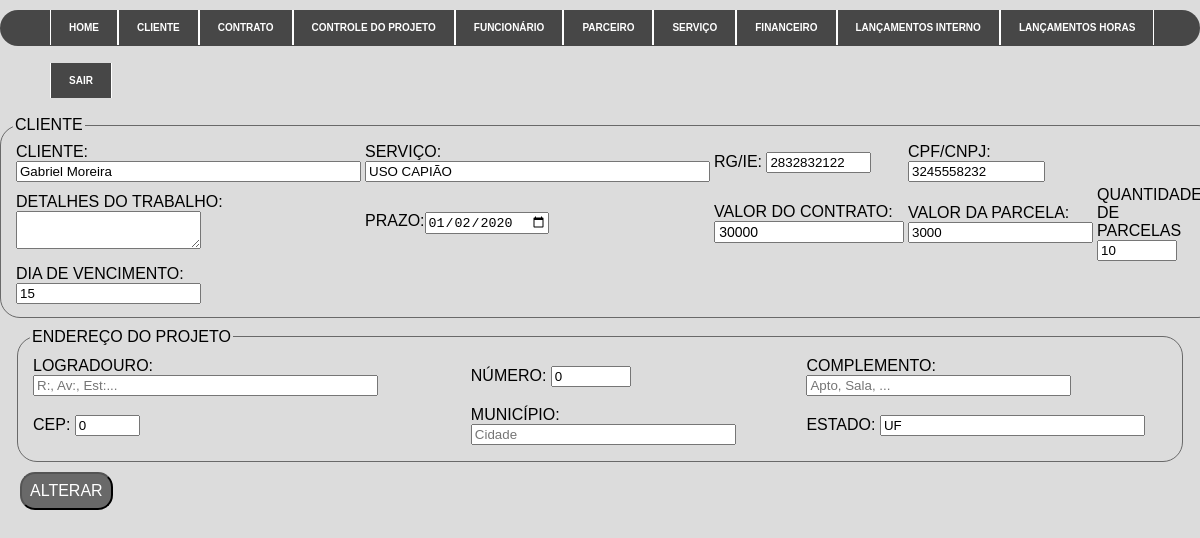
/edita_contrato.php?acao=edit&func=13 (signed in), run on the app's committed database.
### tables this page shows
CREATE TABLE IF NOT EXISTS `contrato` (
  `ID` int(11) NOT NULL AUTO_INCREMENT,
  `ID_Cliente` int(11) DEFAULT NULL,
  `ID_Servico` int(11) DEFAULT NULL,
  `Detalhes` varchar(500) DEFAULT NULL,
  `PRAZO` date DEFAULT NULL,
  `Valor` decimal(10,0) DEFAULT NULL,
  `qnt_parcela` decimal(10,0) DEFAULT NULL,
  `VENCIMENTO` varchar(2) DEFAULT NULL,
  PRIMARY KEY (`ID`),
  KEY `fk_cli` (`ID_Cliente`),
  KEY `fk_servi` (`ID_Servico`)
);

CREATE TABLE IF NOT EXISTS `cliente` (
  `id` int(11) NOT NULL AUTO_INCREMENT,
  `pessoa` varchar(8) DEFAULT NULL,
  `nome` varchar(50) DEFAULT NULL,
  `cpf` varchar(14) DEFAULT NULL,
  `rg` varchar(15) DEFAULT NULL,
  `razao` varchar(50) DEFAULT NULL,
  `representante` varchar(50) DEFAULT NULL,
  `sexo` varchar(1) DEFAULT NULL,
  `observacao` varchar(500) DEFAULT NULL,
  `id_parc` int(11) DEFAULT NULL,
  PRIMARY KEY (`id`),
  KEY `fk_parc` (`id_parc`)
);

CREATE TABLE IF NOT EXISTS `servico` (
  `id` int(11) NOT NULL AUTO_INCREMENT,
  `servico` varchar(30) DEFAULT NULL,
  PRIMARY KEY (`id`)
);

CREATE TABLE IF NOT EXISTS `endereco` (
  `id` int(11) NOT NULL AUTO_INCREMENT,
  `tipo` varchar(20) DEFAULT NULL,
  `cep` int(11) DEFAULT NULL,
  `logradouro` varchar(50) DEFAULT NULL,
  `Numero` int(11) DEFAULT NULL,
  `Complemento` varchar(50) DEFAULT NULL,
  `municipio` varchar(33) DEFAULT NULL,
  `estado` varchar(2) DEFAULT NULL,
  `id_cli` int(11) DEFAULT NULL,
  `id_cont` int(11) DEFAULT NULL,
  PRIMARY KEY (`id`),
  KEY `id_cli` (`id_cli`),
  KEY `FK_END_CONTRA` (`id_cont`)
);

### classes/contrato.class.php (called while the page is built, shortened)
<?php
require_once 'Conexao.class.php';
require_once 'funcoes.class.php';
class Contrato{
    public function __construct(){
        $this->con = new conexao();
    }
    public function querySeleciona($dado){
        try{
            $this->id = $dado;
            $cst = $this->con->conect()->prepare("SELECT cliente.id as id_cli, cliente.nome as nome_cli, servico.servico as nome_servico, cliente.rg as rg_cli, cliente.cpf AS cpf_cli, contrato.Detalhes as detalhes_contrato, contrato.PRAZO as prazo, contrato.Valor as valor, contrato.qnt_parcela as parcelas, contrato.VENCIMENTO as dia_vencimento,contrato.id as id_contrato FROM contrato INNER JOIN cliente ON cliente.id = contrato.ID_Cliente INNER JOIN servico ON servico.id = contrato.ID_Servico WHERE contrato.id = :id;");
            $cst->bindParam(":id", $this->id, PDO::PARAM_INT);
            $cst->execute();
            return $cst->fetch();
        } catch (PDOException $ex) {
            return 'error '.$ex->getMessage();
        }
    }
    public function querySelectendereco($dados,$dados2){
        try{
            $this->id = $dados;
            $this->id_cont = $dados2;
            $cst = $this->con->conect()->prepare("SELECT * FROM `endereco` WHERE id_cli = :id AND id_cont = :id_cont");
            $cst -> bindParam(":id", $this->id, PDO::PARAM_INT);
            $cst -> bindParam(":id_cont", $this->id_cont, PDO::PARAM_INT);
            $cst->execute();
            return $cst->fetch();
        }catch(PDOException $ex){
        }
    }
}
?>

### classes/Conexao.class.php (called while the page is built)
<?php
class conexao{
    private $usuario;
    private $senha;
    private $banco;
    private $servidor;
    private static $pdo;
    public function __construct(){
        $this->servidor = "localhost";
        $this->banco = "teste2";
        $this->usuario =  "root";
        $this->senha = "";
    }
    public function conect(){
        try{
            if(is_null(self::$pdo)){
                self::$pdo = new PDO("mysql:host=".$this->servidor.";dbname=".$this->banco, $this->usuario, $this->senha);
            }
            return self::$pdo;
        } catch (PDOException $ex) {
			echo $ex->getMessage();
        }
    }
}
?>

### classes/funcoes.class.php (called while the page is built, shortened)
<?php
class funcoes{
    public function tratarCaracter($vlr, $tipo){
        switch($tipo){
            case 1: $rst = utf8_decode($vlr); break;
            case 2: $rst = htmlentities($vlr, ENT_QUOTES, "ISO-8859-1"); break;
        }
        return $rst;
    }
}
?>

### edita_contrato.php (the view, shortened to what this page needs)
<!DOCTYPE html>
<html lang="pt-br">
<?php
    require_once 'classes/funcoes.class.php';
    require_once 'classes/contrato.class.php';
    $objFc = new Funcoes();
    $objfn = new Contrato();
    if(isset($_GET['acao'])){
        switch($_GET['acao']){
            case 'edit': $func = $objfn->querySeleciona($_GET['func']);
                        $id_cli = $func['id_cli'];
                        $edn = $objfn->querySelectendereco($id_cli,$_GET['func']);
                break;
        }
    }
?>
<head>
    <link rel="stylesheet" type="text/css" href="style/style3.css">
</head>
<?php include_once ("header.php"); ?>
<body>
        <fieldset id="dadosfin">
            <legend>Cliente</legend>
            <form method = "POST">
                <table style="HEIGHT:100%; WIDTH:100%;">
                    <tr align="left " bottom="middle ">
                        <td>Cliente:
                        <input type="text"  name="nome" value="<?=$objFc->tratarCaracter((isset($func['nome_cli']))?($func['nome_cli']):(''), 2)?>" id="Nome" size="40" maxlength="40" placeholder="Nome Completo" />
                        </td>
                        <td>
                        Serviço:
                        <input type="text"  name="servico" value="<?=$objFc->tratarCaracter((isset($func['nome_servico']))?($func['nome_servico']):(''), 2)?>" id="Nome" size="40" maxlength="40" placeholder="Serviço" />
                        </td>
                        <td><label for="cRG ">RG/IE: </label><input type="number " name="tRG" value="<?=$objFc->tratarCaracter((isset($func['rg_cli']))?($func['rg_cli']):(''), 1)?>" id="cRG " size="10 " maxlength="10 " placeholder="00.000.000-0 " /></td>
                        <td><label for="cCC ">CPF/CNPJ: </label><input type="number "     value="<?=$objFc->tratarCaracter((isset($func['cpf_cli']))?($func['cpf_cli']):(''), 1)?>" name="tCC " id="cCC " size="14 " maxlength="14 " placeholder="000.000.000-00 " /></td>
                    </tr>
                    <tr>
                        <td><label for="dTrabalho ">Detalhes do Trabalho:</label><textarea id="dTrabalho" name="detalhes" rows="0 " cols="20 " maxlength="20 "> <?php echo $objFc->tratarCaracter((isset($func['detalhes_contrato']))?($func['detalhes_contrato']):(''), 2)?> </textarea></td>
                        <td><label for="cPrazo ">Prazo:</label><input type="date" name="prazo" value="<?=$objFc->tratarCaracter((isset($func['prazo']))?($func['prazo']):(''), 1)?>" ></td>
                        <td><label for="cValorT ">Valor do Contrato: </label> <input type="number" value="<?=$objFc->tratarCaracter((isset($func['valor']))?($func['valor']):(''), 2)?>" onBlur="calcular()" name="valor" id="valor" min="0 " max="99999 " placeholder="R$1.000 " /></td>
                        <?php
                            $valor = $func['valor'];
                            $qnt_p = $func['parcelas'];
                            $vlp = $valor / $qnt_p;
                        ?>
                        <td><label for="cValorP ">Valor da Parcela: </label><div id="final"> <input type="number" readonly=“true” name="final" id="final" value="<?php echo ($vlp);?>"  min="0 " max="99999 " placeholder="R$1.000 " /></td>
                        <td><label for="cParcelas ">Quantidade de Parcelas </label>
                        <input type="number" value="<?=$objFc->tratarCaracter((isset($func['parcelas']))?($func['parcelas']):(''), 2)?>" onBlur="calcular()" name="qnt_parcela" id="qnt_parcela" min="0" max="99999" placeholder="3x"/>
                    </tr>
                    <tr>
                        <td><label for="cdate "></label>Dia de Vencimento: </label><input type="text"  value="<?=$objFc->tratarCaracter((isset($func['dia_vencimento']))?($func['dia_vencimento']):(''), 2)?>" name="vencimento" name="cdate" /></td>
                    </tr>
                </table>
        </fieldset>
        <fieldset id="dadosfin2">
                <legend>Endereço do Projeto</legend>
                    <table style="HEIGHT:100px;; WIDTH:100%;">
                        <tr align="left " bottom="middle ">
                            <td><label for="cLog">Logradouro: </label><input type="text" name="logradouro" value="<?=$objFc->tratarCaracter((isset($edn['logradouro']))?($edn['logradouro']):(''), 2)?>"  id="cLog" size="40" maxlength="40" placeholder="R:, Av:, Est:..." /></td>
                            <td><label for="cNum">Número: </label><input type="number" name="numero"   value="<?=$objFc->tratarCaracter((isset($edn['Numero']))?($edn['Numero']):(''), 2)?>"  id="cNum" min="0" max="99999" placeholder="000" /></td>
                            <td><label for="cComp">Complemento: </label><input type="text" name="complemento" value="<?=$objFc->tratarCaracter((isset($edn['Complemento']))?($edn['Complemento']):(''), 2)?>"  id="cComp" size="30" maxlength="30" placeholder="Apto, Sala, ... " /></td>
                        </tr>
                        <tr>
                            <td><label for="cCP">CEP: </label><input type="text" name="cep" value="<?=$objFc->tratarCaracter((isset($edn['cep']))?($edn['cep']):(''), 2)?>" size="5" maxlength="8">
                            <td><label for="cMun">Município: </label><input type="text" name="municipio" value="<?=$objFc->tratarCaracter((isset($edn['municipio']))?($edn['municipio']):(''), 2)?>" id="cMun" size="30" maxlength="30" placeholder="Cidade" /></td>
                            <td><label for="cUF">Estado: </label> <input type="text" name="estado" value="<?=$objFc->tratarCaracter((isset($edn['estado']))?($edn['estado']):(''), 2)?>" id="cMun" size="30" maxlength="30" placeholder="Cidade" /></td>
                            </td>
                        </tr>
                    </table>
        </fieldset>
        <input type="submit" name="alterar" value="Alterar" id="btn12">
</body>
</html>

### Style/style3.css (style rules this page uses)
html { width: 100%; height: 100% }
body { margin: 0; background-color: #DCDCDC; font-family: 'Trebuchet MS', 'Lucida Sans Unicode', 'Lucida Grande', 'Lucida Sans', Arial, sans-serif }
#dadosfin { position: relative; width: 95%; border: 1px solid #696969; border-radius: 20px; margin: 10px; margin-left: auto; margin-right: auto; font-family: Arial; font-size: 16px; text-transform: uppercase; }
#dadosfin2 { position: relative; width: 95%; border: 1px solid #696969; border-radius: 20px; margin: 10px; margin-left: auto; margin-right: auto; font-family: Arial; font-size: 16px; text-transform: uppercase; }
#btn12 { font-family: Arial; font-size: 16px; text-align: center; text-transform: uppercase; cursor: pointer; border-radius: 15px; position: relative; padding: 8px; float: left; margin: 0px; margin-left: 20px; color: #ffffff; background: #696969; }

### Style/style1.css (style rules this page uses)
html { width: 100%; height: 100% }
body { margin: 0; background-color: #DCDCDC; font-family: 'Trebuchet MS', 'Lucida Sans Unicode', 'Lucida Grande', 'Lucida Sans', Arial, sans-serif }
#valor { padding-left: 3px; margin-left: 0.1%; margin-right: 1%; font-family: Arial; font-size: 14px; text-transform: uppercase; }
#dTrabalho { padding-left: 3px; margin-left: 0.1%; margin-right: 1%; font-family: Arial; font-size: 14px; text-transform: uppercase; }

### data on the page
contrato: nome "Gabriel Moreira", servico "USO CAPIÃO", tRG "2832832122", ID_Cliente.cpf "3245558232", prazo "01/02/2020", valor "30000", final "3000", qnt_parcela "10", vencimento "15"
endereco: numero "0", cep "0", estado "UF"
